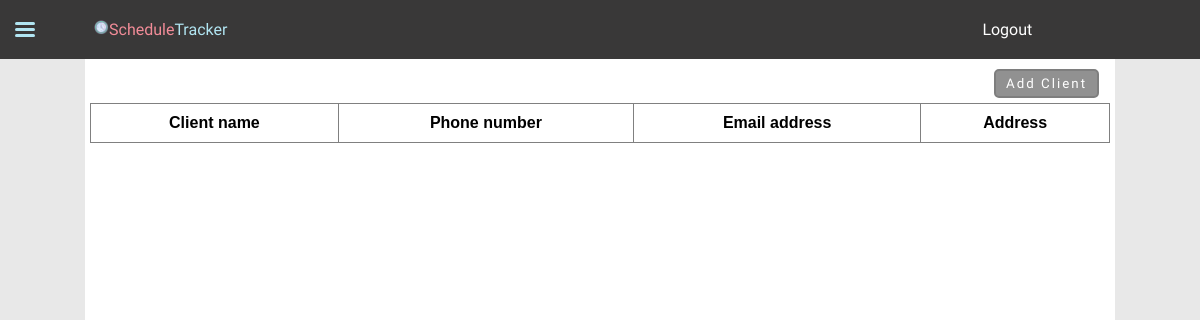
Page /clients/ (signed in) on the earlier database version.
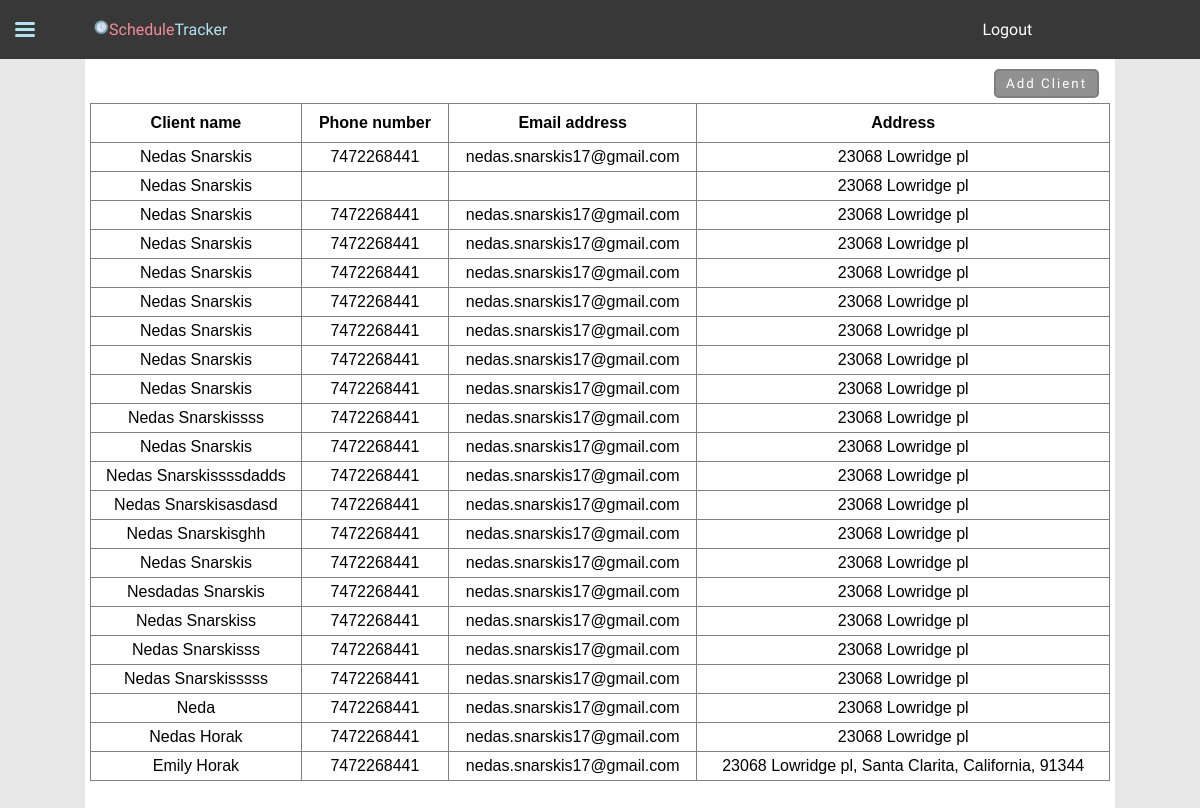
Same page on the later database version.
### JobTrackingApp/models.py (models this page shows, shortened)
class Client(models.Model):
    user = models.ForeignKey(User, on_delete=models.CASCADE)
    name = models.CharField(blank=True, max_length=30)
    address = models.CharField(max_length=60)
    phone_number = models.CharField(blank=True, max_length=30)
    email_address = models.EmailField(blank=True, max_length=30)

### JobTrackingApp/views.py (the view, shortened to what this page needs)
# urls.py: path("clients/", views.clients, name="clients"),
@login_required
def clients(request):
    clientList = Client.objects.filter(user=request.user)
    if request.method == "GET":
        form = ClientForm()
        context = {"clientList": clientList, "form": form}
        return render(
            request,
            "JobTrackingApp/clients.html",
            context,
        )
    return JsonResponse(data)

### JobTrackingApp/templates/JobTrackingApp/clients.html (shortened to what this page needs)
{% extends 'JobTrackingApp/base.html' %}
{% load static %}
{% block content %}
    <div class="features">
        <button class="addClient submit"> Add Client </button>
    </div>
    <table id="clientsTable">
        <tr class="table-header">
            <th> Client name</th>
            <th> Phone number</th>
            <th> Email address </th>
            <th> Address </th>
        </tr>
        {% for client in clientList %}
            <tr class="table-row">
                <td> {{ client.name }} </td>
                <td> {{ client.phone_number }} </td>
                <td> {{ client.email_address }} </td>
                <td> {{ client.address }} </td>
            </tr>
        {% endfor %}
    </table>
{% endblock content %}

### JobTrackingApp/templates/JobTrackingApp/base.html (shortened to what this page needs)
<!DOCTYPE html>
<html lang="en">
{% load static %}
<head>
    <link rel="stylesheet" href="{% static 'css/main.css' %}">
</head>
<body>
    <nav id="navbar">
        <div class="menu">
            <div id="sidebar-icon">
                <span class="side-bar-container">
                    <div class="sidebar"></div>
                    <div class="sidebar"></div>
                    <div class="sidebar"></div>
                </span>
            </div>
            <div id="logo" class="item"><a href="{% url 'index' %}"><img id="clock" src="{% static 'icons/clocknew.gif'%}"/>Schedule<span>Tracker</span></a></div>
            {% if request.user.is_authenticated %}
                <div id="logout" class="item"><a href="{% url 'logout' %}">Logout</a></div>
            {% else %}
                <div id="login" class="item"><a href="{% url 'login' %}">Login</a></div>
                <div id="register" class="item"><a href="{% url 'register' %}">Register</a></div>
            {% endif %}
        </div>
    </nav>
    <main id="content">
        {% block content %}
        {% endblock content%}
    </main>
</body>
</html>

### static/css/main.css (style rules this page uses)
a, a:visited { text-decoration: none; color: inherit; }
nav#navbar { background-color: #393838; padding: 20px 10px 20px 10px; font-family: 'Balsamiq Sans', cursive; color: white; }
nav#navbar div.menu { display: flex; flex-direction: row; align-items: center; }
nav#navbar div.menu div#sidebar-icon { width: 20px; height: 15px; margin-left: 5px; cursor: pointer; }
nav#navbar div.menu div#sidebar-icon span.side-bar-container { width: inherit; height: inherit; display: flex; flex-direction: column; justify-content: space-between; }
nav#navbar div.menu div#sidebar-icon span.side-bar-container div.sidebar { height: 3px; width: 100%; background-color: #b1e5f2; border-radius: 3px; transition: all 0.3s ease-in-out; }
nav#navbar div.menu div#logo { color: #f28c98; flex: 2; text-align: start; padding-left: 5%; }
nav#navbar div.menu div#logo span { color: #b1e5f2; }
nav#navbar div.menu div#logo img#clock { width: 15px; }
nav#navbar div.menu div#login, nav#navbar div.menu div#register, nav#navbar div.menu div#logout { flex: 1; text-align: center; }
.submit { padding: 5px; width: 100%; border-radius: 5px; cursor: pointer; background-color: #919191; color: white; font-family: 'Balsamiq Sans', cursive; letter-spacing: 2px; border: 2px solid #7e7e7e; }
body { margin: 0px; padding: 0px; background-color: #e8e8e8; font-family: Arial, Helvetica, sans-serif; }
body main { padding: 5px; width: 85%; min-height: 100vh; margin: auto; background-color: white; position: relative; }
body main div.features { float: right; margin-right: 1rem; }
body main div.features button.addClient { margin: 5px; padding: 5px; border-radius: 5px; cursor: pointer; }
body main table#clientsTable { width: 100%; border-collapse: collapse; }
body main table#clientsTable th { border: 1px solid grey; text-align: center; padding: 10px; }
body main table#clientsTable td { border: 1px solid grey; text-align: center; padding: 5px; }

Differences in the rows shown:
added Client: name "Nedas Snarskis", phone_number "7472268441", email_address "nedas.snarskis17@gmail.com", address "23068 Lowridge pl"
added Client: name "Nedas Snarskis", address "23068 Lowridge pl"
added Client: name "Nedas Snarskis", phone_number "7472268441", email_address "nedas.snarskis17@gmail.com", address "23068 Lowridge pl"
added Client: name "Nedas Snarskis", phone_number "7472268441", email_address "nedas.snarskis17@gmail.com", address "23068 Lowridge pl"
added Client: name "Nedas Snarskis", phone_number "7472268441", email_address "nedas.snarskis17@gmail.com", address "23068 Lowridge pl"
added Client: name "Nedas Snarskis", phone_number "7472268441", email_address "nedas.snarskis17@gmail.com", address "23068 Lowridge pl"
added Client: name "Nedas Snarskis", phone_number "7472268441", email_address "nedas.snarskis17@gmail.com", address "23068 Lowridge pl"
added Client: name "Nedas Snarskis", phone_number "7472268441", email_address "nedas.snarskis17@gmail.com", address "23068 Lowridge pl"
added Client: name "Nedas Snarskis", phone_number "7472268441", email_address "nedas.snarskis17@gmail.com", address "23068 Lowridge pl"
added Client: name "Nedas Snarskissss", phone_number "7472268441", email_address "nedas.snarskis17@gmail.com", address "23068 Lowridge pl"
added Client: name "Nedas Snarskis", phone_number "7472268441", email_address "nedas.snarskis17@gmail.com", address "23068 Lowridge pl"
added Client: name "Nedas Snarskissssdadds", phone_number "7472268441", email_address "nedas.snarskis17@gmail.com", address "23068 Lowridge pl"
added Client: name "Nedas Snarskisasdasd", phone_number "7472268441", email_address "nedas.snarskis17@gmail.com", address "23068 Lowridge pl"
added Client: name "Nedas Snarskisghh", phone_number "7472268441", email_address "nedas.snarskis17@gmail.com", address "23068 Lowridge pl"
added Client: name "Nedas Snarskis", phone_number "7472268441", email_address "nedas.snarskis17@gmail.com", address "23068 Lowridge pl"
added Client: name "Nesdadas Snarskis", phone_number "7472268441", email_address "nedas.snarskis17@gmail.com", address "23068 Lowridge pl"
added Client: name "Nedas Snarskiss", phone_number "7472268441", email_address "nedas.snarskis17@gmail.com", address "23068 Lowridge pl"
added Client: name "Nedas Snarskisss", phone_number "7472268441", email_address "nedas.snarskis17@gmail.com", address "23068 Lowridge pl"
added Client: name "Nedas Snarskisssss", phone_number "7472268441", email_address "nedas.snarskis17@gmail.com", address "23068 Lowridge pl"
added Client: name "Neda", phone_number "7472268441", email_address "nedas.snarskis17@gmail.com", address "23068 Lowridge pl"
added Client: name "Nedas Horak", phone_number "7472268441", email_address "nedas.snarskis17@gmail.com", address "23068 Lowridge pl"
added Client: name "Emily Horak", phone_number "7472268441", email_address "nedas.snarskis17@gmail.com", address "23068 Lowridge pl, Santa Clarita, California, 91344"
